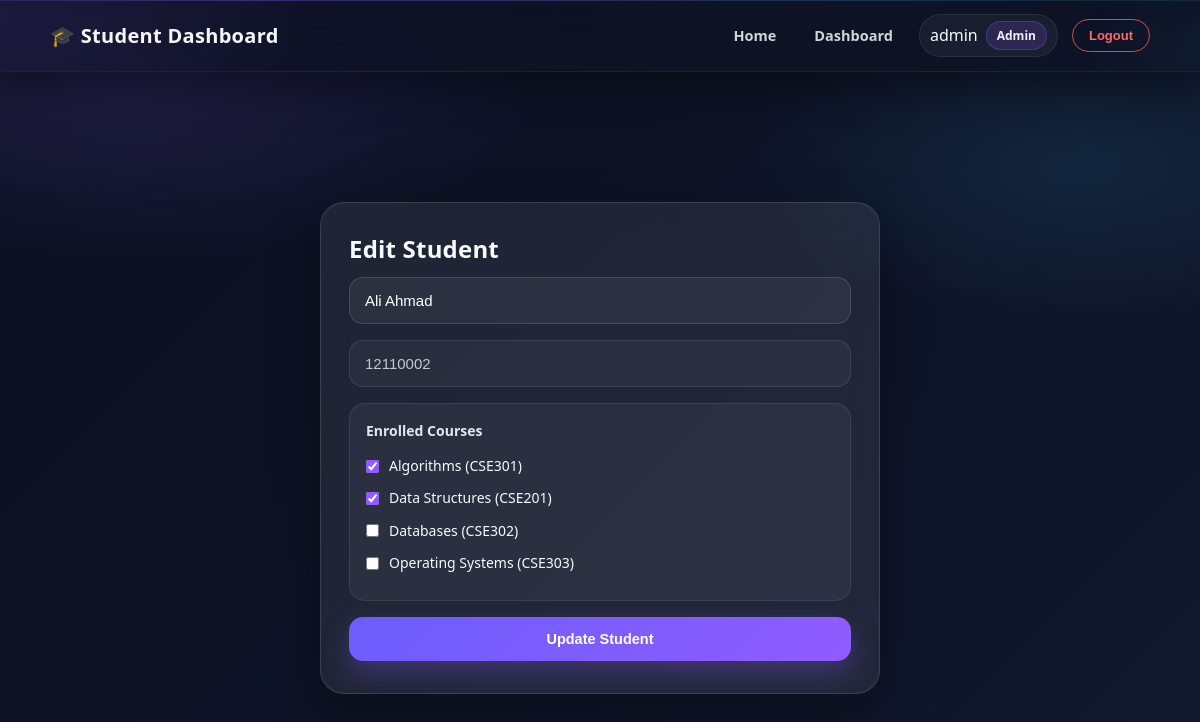
/students/12110002/edit (signed in), run on the app's committed database.
### app/models/user.py (models this page shows, shortened)
class User(db.Model, UserMixin):
    __tablename__ = "users"
    ROLE_ADMIN = "admin"
    ROLE_INSTRUCTOR = "instructor"
    ROLE_STUDENT = "student"
    ROLES = [ROLE_ADMIN, ROLE_INSTRUCTOR, ROLE_STUDENT]
    id = db.Column(db.Integer, primary_key=True)
    username = db.Column(db.String(80), nullable=False, unique=True, index=True)
    email = db.Column(db.String(120), nullable=False, unique=True, index=True)
    password_hash = db.Column(db.String(255), nullable=False)
    role = db.Column(db.String(20), nullable=False, default=ROLE_STUDENT)
    profile_picture = db.Column(db.String(255), nullable=True)
    @property
    def is_student(self):
        return self.role == self.ROLE_STUDENT

### app/models/student.py (models this page shows, shortened)
class Student(db.Model):
    __tablename__ = "students"
    id = db.Column(db.Integer, primary_key=True)
    name = db.Column(db.String(100), nullable=False)
    student_id = db.Column(db.String(20), nullable=False, unique=True, index=True)
    user_id = db.Column(
        db.Integer,
        db.ForeignKey("users.id", ondelete="SET NULL"),
        nullable=True,
        unique=True,
    )
    user = db.relationship("User", backref=db.backref("student_profile", uselist=False))
    courses = db.relationship(
        "Course",
        secondary=student_courses,
        back_populates="students",
        lazy="subquery",
    )

### app/models/course.py (models this page shows, shortened)
class Course(db.Model):
    __tablename__ = "courses"
    id = db.Column(db.Integer, primary_key=True)
    name = db.Column(db.String(100), nullable=False, unique=True)
    code = db.Column(db.String(20), nullable=False, unique=True)
    description = db.Column(db.String(255), nullable=True)
    students = db.relationship(
        "Student",
        secondary=student_courses,
        back_populates="courses",
        lazy="subquery",
    )

### app/routes/student_page_routes.py (the view, shortened to what this page needs)
@student_page_bp.route("/<student_id>/edit", methods=["GET", "POST"])
@login_required
@admin_or_instructor_required
def edit_student(student_id):
    student = get_student_by_student_id(student_id)
    if student is None:
        abort(404)
    courses = Course.query.order_by(Course.name.asc()).all()
    if request.method == "GET":
        return render_template(
            "edit_student.html", student=student, courses=courses, error=None
        )

### app/services/student_service.py (called while the page is built)
def get_student_by_student_id(student_id):
    normalized_id = normalize_student_id(student_id)
    return Student.query.filter_by(student_id=normalized_id).first()

### app/utils/validators.py (called while the page is built)
def normalize_student_id(student_id):
    return student_id.strip().upper() if isinstance(student_id, str) else student_id

### app/templates/edit_student.html (shortened to what this page needs)
{% extends "base.html" %}
{% block content %}
<div class="auth-page">
  <div class="auth-card">
    <h2>Edit Student</h2>
    <form method="POST">
      <div class="form-grid">
        <input type="text" name="name" value="{{ student.name }}" placeholder="Enter student name" required />
        <input type="text" value="{{ student.student_id }}" disabled />
        <div class="courses-box">
          <label class="courses-label">Enrolled Courses</label>
          {% for course in courses %}
          <div class="course-option">
            <label>
              <input
                type="checkbox"
                name="course_ids"
                value="{{ course.id }}"
                {% if course in student.courses %}checked{% endif %}
              />
              {{ course.name }} ({{ course.code }})
            </label>
          </div>
          {% endfor %}
        </div>
        <button type="submit">Update Student</button>
      </div>
    </form>
  </div>
</div>
{% endblock %}

### app/templates/base.html (shortened to what this page needs)
<!DOCTYPE html>
<html lang="en">
  <head>
    <link rel="stylesheet" href="{{ url_for('static', filename='style.css') }}" />
  </head>
  <body>
    <nav class="navbar">
      <div class="nav-container">
        <div class="logo">🎓 Student Dashboard</div>
        <div class="links">
          <a href="{{ url_for('main_bp.home') }}">Home</a>
          {% if current_user.is_authenticated %}
            {% if current_user.is_student %}
              <a href="{{ url_for('student_page_bp.my_courses') }}">My Courses</a>
            {% else %}
              <a href="{{ url_for('main_bp.dashboard') }}">Dashboard</a>
            {% endif %}
            <div class="user-mini-card">
              <span>{{ current_user.username }}</span>
              <span class="role-badge">{{ current_user.role|capitalize }}</span>
            </div>
            <form action="{{ url_for('auth_bp.logout') }}" method="POST" style="display: inline;">
              <button type="submit" class="logout-btn">Logout</button>
            </form>
          {% else %}
            <a href="{{ url_for('auth_bp.login') }}">Login</a>
            <a href="{{ url_for('auth_bp.register') }}" class="register-btn">Register</a>
          {% endif %}
        </div>
      </div>
    </nav>
    <main class="container">
      {% block content %}{% endblock %}
    </main>
  </body>
</html>

### data on the page
User: username "admin", role "Admin"
Student: name "Ali Ahmad", student_id "12110002"
Course: name "Algorithms", code "CSE301"
Course: name "Data Structures", code "CSE201"
Course: name "Databases", code "CSE302"
Course: name "Operating Systems", code "CSE303"
